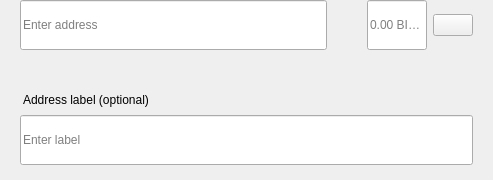
<?xml version="1.0" encoding="UTF-8"?>
<ui version="4.0">
 <class>SendMultiRow</class>
 <widget class="QWidget" name="SendMultiRow">
  <property name="geometry">
   <rect>
    <x>0</x>
    <y>0</y>
    <width>493</width>
    <height>180</height>
   </rect>
  </property>
  <property name="minimumSize">
   <size>
    <width>0</width>
    <height>0</height>
   </size>
  </property>
  <property name="maximumSize">
   <size>
    <width>16777215</width>
    <height>16777215</height>
   </size>
  </property>
  <property name="windowTitle">
   <string>Form</string>
  </property>
  <layout class="QVBoxLayout" name="verticalLayout_3">
   <property name="spacing">
    <number>0</number>
   </property>
   <property name="leftMargin">
    <number>0</number>
   </property>
   <property name="topMargin">
    <number>0</number>
   </property>
   <property name="rightMargin">
    <number>20</number>
   </property>
   <property name="bottomMargin">
    <number>5</number>
   </property>
   <item alignment="Qt::AlignTop">
    <widget class="QWidget" name="widget" native="true">
     <property name="sizePolicy">
      <sizepolicy hsizetype="Expanding" vsizetype="Maximum">
       <horstretch>0</horstretch>
       <verstretch>0</verstretch>
      </sizepolicy>
     </property>
     <property name="minimumSize">
      <size>
       <width>0</width>
       <height>60</height>
      </size>
     </property>
     <property name="maximumSize">
      <size>
       <width>16777215</width>
       <height>85</height>
      </size>
     </property>
     <layout class="QHBoxLayout" name="horizontalLayout" stretch="6,0,2">
      <property name="spacing">
       <number>0</number>
      </property>
      <property name="leftMargin">
       <number>8</number>
      </property>
      <property name="topMargin">
       <number>0</number>
      </property>
      <property name="rightMargin">
       <number>0</number>
      </property>
      <property name="bottomMargin">
       <number>0</number>
      </property>
      <item alignment="Qt::AlignTop">
       <widget class="QStackedWidget" name="stackedAddress">
        <property name="minimumSize">
         <size>
          <width>0</width>
          <height>50</height>
         </size>
        </property>
        <property name="maximumSize">
         <size>
          <width>16777215</width>
          <height>50</height>
         </size>
        </property>
        <widget class="QWidget" name="page_4">
         <property name="sizePolicy">
          <sizepolicy hsizetype="Expanding" vsizetype="Preferred">
           <horstretch>0</horstretch>
           <verstretch>0</verstretch>
          </sizepolicy>
         </property>
         <property name="minimumSize">
          <size>
           <width>0</width>
           <height>50</height>
          </size>
         </property>
         <property name="maximumSize">
          <size>
           <width>16777215</width>
           <height>55</height>
          </size>
         </property>
         <layout class="QVBoxLayout" name="verticalLayout_7">
          <property name="spacing">
           <number>0</number>
          </property>
          <property name="leftMargin">
           <number>12</number>
          </property>
          <property name="topMargin">
           <number>0</number>
          </property>
          <property name="rightMargin">
           <number>0</number>
          </property>
          <property name="bottomMargin">
           <number>0</number>
          </property>
          <item>
           <widget class="QLineEdit" name="lineEditAddress">
            <property name="minimumSize">
             <size>
              <width>0</width>
              <height>50</height>
             </size>
            </property>
            <property name="maximumSize">
             <size>
              <width>16777215</width>
              <height>50</height>
             </size>
            </property>
            <property name="placeholderText">
             <string>Enter address</string>
            </property>
           </widget>
          </item>
         </layout>
        </widget>
        <widget class="QWidget" name="page_3"/>
       </widget>
      </item>
      <item>
       <spacer name="horizontalSpacer_3">
        <property name="orientation">
         <enum>Qt::Horizontal</enum>
        </property>
        <property name="sizeType">
         <enum>QSizePolicy::Fixed</enum>
        </property>
        <property name="sizeHint" stdset="0">
         <size>
          <width>40</width>
          <height>20</height>
         </size>
        </property>
       </spacer>
      </item>
      <item>
       <layout class="QHBoxLayout" name="horizontalLayout_2">
        <property name="spacing">
         <number>6</number>
        </property>
        <item alignment="Qt::AlignTop">
         <widget class="QLineEdit" name="lineEditAmount">
          <property name="sizePolicy">
           <sizepolicy hsizetype="Expanding" vsizetype="Preferred">
            <horstretch>0</horstretch>
            <verstretch>0</verstretch>
           </sizepolicy>
          </property>
          <property name="minimumSize">
           <size>
            <width>0</width>
            <height>50</height>
           </size>
          </property>
          <property name="maximumSize">
           <size>
            <width>16777215</width>
            <height>50</height>
           </size>
          </property>
          <property name="maxLength">
           <number>17</number>
          </property>
          <property name="alignment">
           <set>Qt::AlignLeading|Qt::AlignLeft|Qt::AlignVCenter</set>
          </property>
          <property name="placeholderText">
           <string notr="true">0.00 BITNO</string>
          </property>
         </widget>
        </item>
        <item>
         <layout class="QVBoxLayout" name="verticalLayout">
          <property name="topMargin">
           <number>14</number>
          </property>
          <property name="bottomMargin">
           <number>0</number>
          </property>
          <item alignment="Qt::AlignTop">
           <widget class="QPushButton" name="btnMenu">
            <property name="minimumSize">
             <size>
              <width>0</width>
              <height>0</height>
             </size>
            </property>
            <property name="maximumSize">
             <size>
              <width>16777215</width>
              <height>16777215</height>
             </size>
            </property>
            <property name="focusPolicy">
             <enum>Qt::NoFocus</enum>
            </property>
            <property name="text">
             <string/>
            </property>
           </widget>
          </item>
         </layout>
        </item>
       </layout>
      </item>
     </layout>
    </widget>
   </item>
   <item>
    <widget class="QWidget" name="layoutLabel" native="true">
     <property name="minimumSize">
      <size>
       <width>0</width>
       <height>0</height>
      </size>
     </property>
     <property name="maximumSize">
      <size>
       <width>16777215</width>
       <height>16777215</height>
      </size>
     </property>
     <layout class="QVBoxLayout" name="verticalLayout_9">
      <property name="spacing">
       <number>6</number>
      </property>
      <property name="leftMargin">
       <number>20</number>
      </property>
      <property name="topMargin">
       <number>0</number>
      </property>
      <property name="rightMargin">
       <number>0</number>
      </property>
      <property name="bottomMargin">
       <number>10</number>
      </property>
      <item>
       <spacer name="verticalSpacer">
        <property name="orientation">
         <enum>Qt::Vertical</enum>
        </property>
        <property name="sizeType">
         <enum>QSizePolicy::Fixed</enum>
        </property>
        <property name="sizeHint" stdset="0">
         <size>
          <width>20</width>
          <height>20</height>
         </size>
        </property>
       </spacer>
      </item>
      <item>
       <widget class="QLabel" name="labelSubtitleDescription">
        <property name="styleSheet">
         <string notr="true">margin-bottom:2px;
margin-left:0.05px;
padding:0px;</string>
        </property>
        <property name="text">
         <string>Address label (optional)</string>
        </property>
       </widget>
      </item>
      <item>
       <widget class="QLineEdit" name="lineEditDescription">
        <property name="minimumSize">
         <size>
          <width>0</width>
          <height>50</height>
         </size>
        </property>
        <property name="maximumSize">
         <size>
          <width>16777215</width>
          <height>50</height>
         </size>
        </property>
        <property name="placeholderText">
         <string>Enter label</string>
        </property>
       </widget>
      </item>
     </layout>
    </widget>
   </item>
  </layout>
 </widget>
 <resources/>
 <connections/>
</ui>
